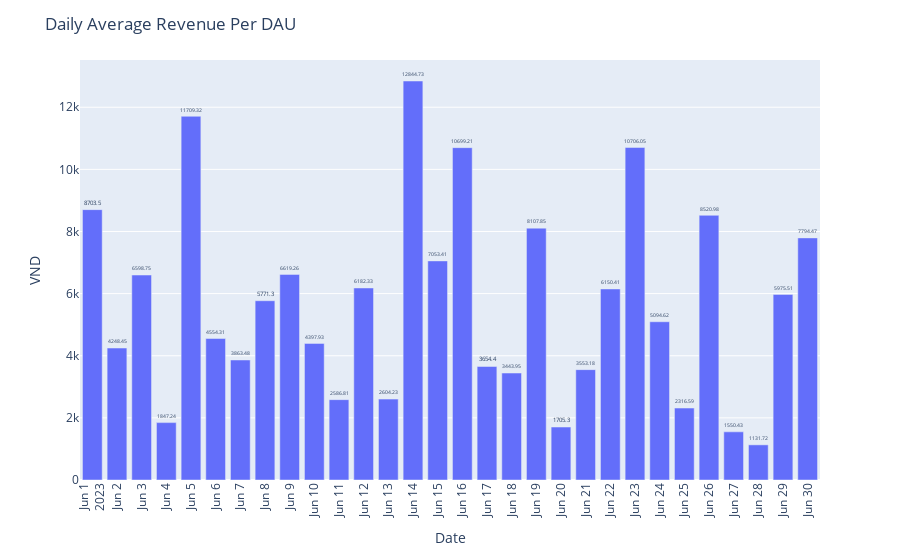

Notebook source saved alongside this figure:
### Code cell
fig_arpu = px.bar(x=arpu['created_date'], y = arpu['ARPU'], text=arpu['ARPU'])
fig_arpu.update_layout(title = 'Daily Average Revenue Per DAU', xaxis=dict(title='Date', tickmode='linear', tickangle = -90), yaxis_title = 'VND')
fig_arpu.update_traces(textposition='outside')
fig_arpu.show()

### Figure 1 — Plotly figure (JSON) as saved in the notebook; plotly's stock layout.template omitted (floating-point values rounded to 4 significant figures)
{"data": [{"alignmentgroup": "True", "hovertemplate": "x=%{x}<br>y=%{y}<br>text=%{text}<extra></extra>", "legendgroup": "", "marker": {"color": "#636efa", "pattern": {"shape": ""}}, "name": "", "offsetgroup": "", "orientation": "v", "showlegend": false, "text": [8704.0, 4248.0, 6599.0, 1847.0, 11710.0, 4554.0, 3863.0, 5771.0, 6619.0, 4398.0, 2587.0, 6182.0, 2604.0, 12840.0, 7053.0, 10700.0, 3654.0, 3444.0, 8108.0, 1705.0, 3553.0, 6150.0, 10710.0, 5095.0, 2317.0, 8521.0, 1550.0, 1132.0, 5976.0, 7794.0], "textposition": "outside", "type": "bar", "x": ["2023-06-01T00:00:00", "2023-06-02T00:00:00", "2023-06-03T00:00:00", "2023-06-04T00:00:00", "2023-06-05T00:00:00", "2023-06-06T00:00:00", "2023-06-07T00:00:00", "2023-06-08T00:00:00", "2023-06-09T00:00:00", "2023-06-10T00:00:00", "2023-06-11T00:00:00", "2023-06-12T00:00:00", "2023-06-13T00:00:00", "2023-06-14T00:00:00", "2023-06-15T00:00:00", "2023-06-16T00:00:00", "2023-06-17T00:00:00", "2023-06-18T00:00:00", "2023-06-19T00:00:00", "2023-06-20T00:00:00", "2023-06-21T00:00:00", "2023-06-22T00:00:00", "2023-06-23T00:00:00", "2023-06-24T00:00:00", "2023-06-25T00:00:00", "2023-06-26T00:00:00", "2023-06-27T00:00:00", "2023-06-28T00:00:00", "2023-06-29T00:00:00", "2023-06-30T00:00:00"], "xaxis": "x", "y": [8704.0, 4248.0, 6599.0, 1847.0, 11710.0, 4554.0, 3863.0, 5771.0, 6619.0, 4398.0, 2587.0, 6182.0, 2604.0, 12840.0, 7053.0, 10700.0, 3654.0, 3444.0, 8108.0, 1705.0, 3553.0, 6150.0, 10710.0, 5095.0, 2317.0, 8521.0, 1550.0, 1132.0, 5976.0, 7794.0], "yaxis": "y"}], "layout": {"barmode": "relative", "legend": {"tracegroupgap": 0}, "margin": {"t": 60}, "title": {"text": "Daily Average Revenue Per DAU"}, "xaxis": {"anchor": "y", "domain": [0, 1], "tickangle": -90, "tickmode": "linear", "title": {"text": "Date"}}, "yaxis": {"anchor": "x", "domain": [0, 1], "title": {"text": "VND"}}}}
